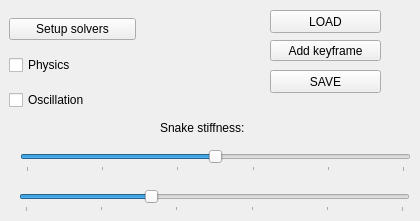
                <widget class="QWidget" name="tab_4">
                 <attribute name="title">
                  <string>Solvers</string>
                 </attribute>
                 <widget class="QWidget" name="verticalLayoutWidget">
                  <property name="geometry">
                   <rect>
                    <x>9</x>
                    <y>9</y>
                    <width>127</width>
                    <height>111</height>
                   </rect>
                  </property>
                  <layout class="QVBoxLayout" name="verticalLayout_6">
                   <item>
                    <widget class="QPushButton" name="setupSolvers">
                     <property name="text">
                      <string>Setup solvers</string>
                     </property>
                    </widget>
                   </item>
                   <item>
                    <widget class="QCheckBox" name="useVerlet">
                     <property name="text">
                      <string>Physics</string>
                     </property>
                     <property name="checkable">
                      <bool>false</bool>
                     </property>
                     <property name="checked">
                      <bool>false</bool>
                     </property>
                    </widget>
                   </item>
                   <item>
                    <widget class="QCheckBox" name="useSolvers">
                     <property name="text">
                      <string>Oscillation</string>
                     </property>
                     <property name="checkable">
                      <bool>false</bool>
                     </property>
                    </widget>
                   </item>
                  </layout>
                 </widget>
                 <widget class="QSlider" name="velDamp">
                  <property name="geometry">
                   <rect>
                    <x>20</x>
                    <y>150</y>
                    <width>391</width>
                    <height>22</height>
                   </rect>
                  </property>
                  <property name="maximum">
                   <number>100</number>
                  </property>
                  <property name="value">
                   <number>50</number>
                  </property>
                  <property name="orientation">
                   <enum>Qt::Horizontal</enum>
                  </property>
                  <property name="tickPosition">
                   <enum>QSlider::TicksBelow</enum>
                  </property>
                  <property name="tickInterval">
                   <number>20</number>
                  </property>
                 </widget>
                 <widget class="QLabel" name="label_8">
                  <property name="geometry">
                   <rect>
                    <x>160</x>
                    <y>120</y>
                    <width>131</width>
                    <height>16</height>
                   </rect>
                  </property>
                  <property name="text">
                   <string>Snake stiffness:</string>
                  </property>
                 </widget>
                 <widget class="QSlider" name="divFactorSlider">
                  <property name="geometry">
                   <rect>
                    <x>19</x>
                    <y>190</y>
                    <width>391</width>
                    <height>22</height>
                   </rect>
                  </property>
                  <property name="minimum">
                   <number>5</number>
                  </property>
                  <property name="maximum">
                   <number>20</number>
                  </property>
                  <property name="value">
                   <number>10</number>
                  </property>
                  <property name="orientation">
                   <enum>Qt::Horizontal</enum>
                  </property>
                  <property name="tickPosition">
                   <enum>QSlider::TicksBelow</enum>
                  </property>
                  <property name="tickInterval">
                   <number>3</number>
                  </property>
                 </widget>
                 <widget class="QPushButton" name="saveAnim">
                  <property name="geometry">
                   <rect>
                    <x>270</x>
                    <y>70</y>
                    <width>111</width>
                    <height>23</height>
                   </rect>
                  </property>
                  <property name="text">
                   <string>SAVE</string>
                  </property>
                 </widget>
                 <widget class="QPushButton" name="addKeyframe">
                  <property name="geometry">
                   <rect>
                    <x>270</x>
                    <y>40</y>
                    <width>111</width>
                    <height>21</height>
                   </rect>
                  </property>
                  <property name="text">
                   <string>Add keyframe</string>
                  </property>
                 </widget>
                 <widget class="QPushButton" name="loadAnim">
                  <property name="geometry">
                   <rect>
                    <x>270</x>
                    <y>10</y>
                    <width>111</width>
                    <height>23</height>
                   </rect>
                  </property>
                  <property name="text">
                   <string>LOAD</string>
                  </property>
                 </widget>
                </widget>
